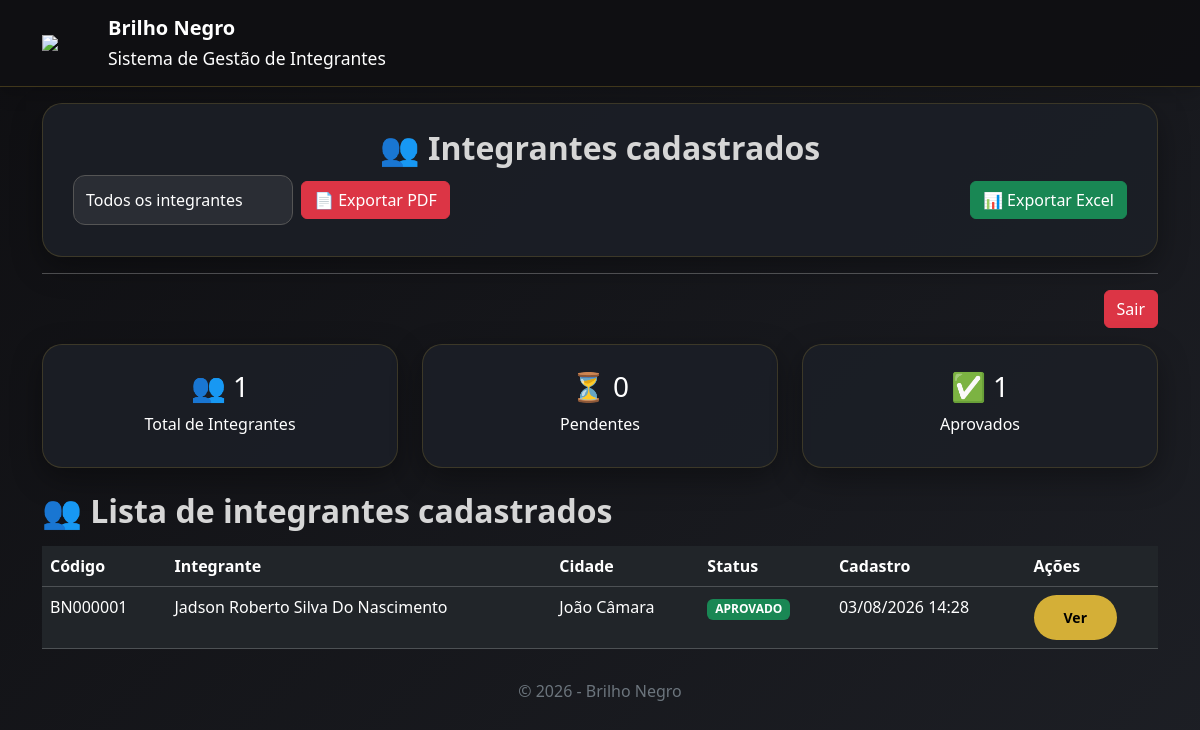
Before: /admin (signed in) with the older database file.
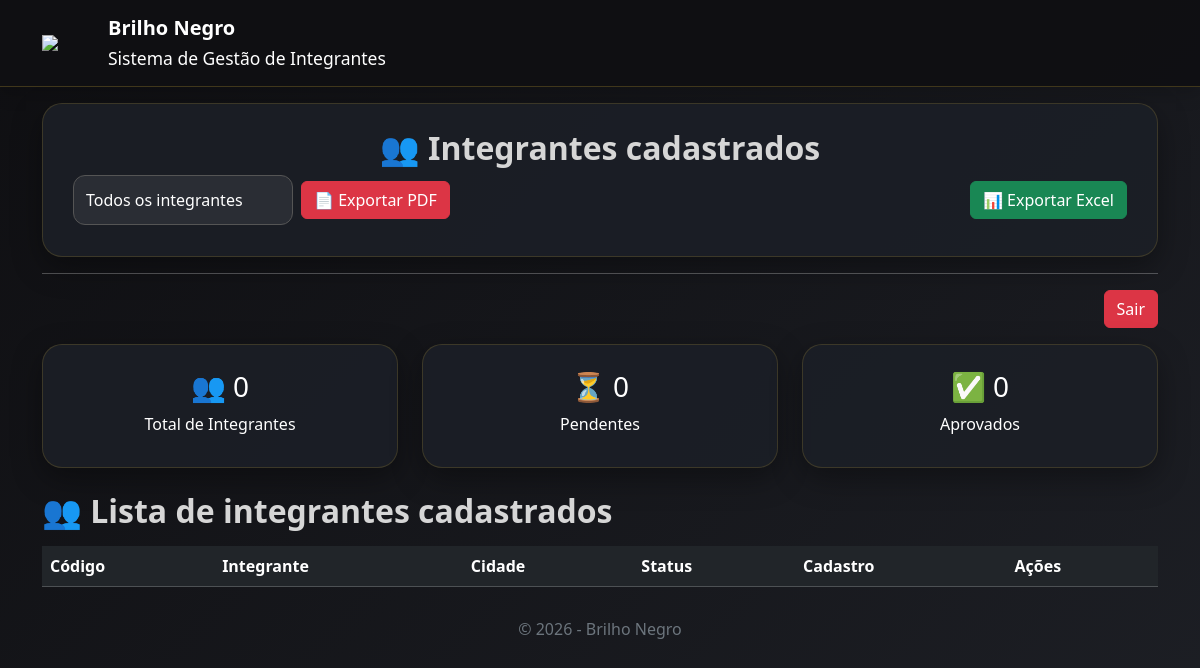
After: the same page with the newer database file.
### tables this page shows
CREATE TABLE integrantes (

        id INTEGER PRIMARY KEY AUTOINCREMENT,

        nome TEXT NOT NULL,

        data_nascimento TEXT,

        telefone TEXT,

        email TEXT,

        rua TEXT,
        numero TEXT,
        complemento TEXT,
        bairro TEXT,
        cidade TEXT,
        estado TEXT,
        cep TEXT,

        tipo_sanguineo TEXT,

        possui_alergia TEXT,

        descricao_alergia TEXT,

        responsavel TEXT,

        parentesco TEXT,

        telefone_responsavel TEXT,

        status TEXT DEFAULT 'PENDENTE'

    , codigo_integrante TEXT, cpf TEXT, genero TEXT, alergia_medicamento TEXT, calcado TEXT, estuda TEXT, local_estudo TEXT, trabalha TEXT, profissao TEXT, experiencia_banda TEXT, descricao_experiencia TEXT, data_cadastro TEXT);

### app.py (the view)
@app.route("/admin")
def admin():
    if "admin" not in session:
        return redirect("/login")
    conexao = sqlite3.connect(BANCO)
    conexao.row_factory = sqlite3.Row
    cursor = conexao.cursor()
    cursor.execute("""
        SELECT *
        FROM integrantes
        ORDER BY id DESC
    """)
    integrantes = cursor.fetchall()
    cursor.execute("""
        SELECT COUNT(*)
        FROM integrantes
    """)
    total = cursor.fetchone()[0]
    cursor.execute("""
        SELECT COUNT(*)
        FROM integrantes
        WHERE status = 'PENDENTE'
    """)
    pendentes = cursor.fetchone()[0]
    cursor.execute("""
        SELECT COUNT(*)
        FROM integrantes
        WHERE status = 'APROVADO'
    """)
    aprovados = cursor.fetchone()[0]
    conexao.close()
    return render_template(
        "admin/integrantes.html",
        integrantes=integrantes,
        total=total,
        pendentes=pendentes,
        aprovados=aprovados
    )

### templates/admin/integrantes.html (shortened to what this page needs)
{% extends 'layout/base.html' %}
{% block conteudo %}
<div class="card-bn">
<h2 class="titulo text-center">
👥 Integrantes cadastrados
</h2>
<div class="row align-items-center mb-3">
    <div class="col-md-6">
        <form
        action="/admin/exportar/pdf"
        method="get"
        class="d-flex align-items-center gap-2">
            <select
            name="status"
            class="form-select"
            style="width:220px;">
                <option value="">
                    Todos os integrantes
                </option>
            </select>
            <button
            type="submit"
            class="btn btn-danger">
                📄 Exportar PDF
            </button>
        </form>
    </div>
    <div class="col-md-6 text-end">
        <a
        href="/admin/exportar/excel"
        class="btn btn-success">
            📊 Exportar Excel
        </a>
    </div>
</div>
</div>
<hr>
<div class="text-end mb-3">
<a href="/logout" class="btn btn-danger">
Sair
</a>
</div>
<div class="row text-center mb-4">
<div class="col-md-4">
<div class="card-bn">
<h3>
👥 {{ total }}
</h3>
<p>
Total de Integrantes
</p>
</div>
</div>
<div class="col-md-4">
<div class="card-bn">
<h3>
⏳ {{ pendentes }}
</h3>
<p>
Pendentes
</p>
</div>
</div>
<div class="col-md-4">
<div class="card-bn">
<h3>
✅ {{ aprovados }}
</h3>
<p>
Aprovados
</p>
</div>
</div>
</div>
<h3 class="titulo mt-4 mb-3">
👥 Lista de integrantes cadastrados
</h3>
<div class="table-responsive">
<table class="table table-dark table-hover">
<thead>
<tr>
<th>Código</th>
<th>Integrante</th>
<th>Cidade</th>
<th>Status</th>
<th>Cadastro</th>
<th>Ações</th>
</tr>
</thead>
<tbody>
{% for pessoa in integrantes %}
<tr>
<td>
{{ pessoa.codigo_integrante }}
</td>
<td>
{{ pessoa.nome }}
</td>
<td>
{{ pessoa.cidade }}
</td>
<td>
{% if pessoa.status == "PENDENTE" %}
<span class="badge bg-warning text-dark">
PENDENTE
</span>
{% elif pessoa.status == "APROVADO" %}
<span class="badge bg-success">
APROVADO
</span>
{% else %}
<span class="badge bg-danger">
{{ pessoa.status }}
</span>
{% endif %}
</td>
<td>
{{ pessoa.data_cadastro }}
</td>
<td>
<a
href="/admin/integrante/{{ pessoa.id }}"
class="btn btn-sm btn-brilho">
Ver
</a>
</td>
</tr>
{% endfor %}
</tbody>
</table>
</div>
</div>
{% endblock %}

Changed rows visible on the page:
removed integrantes: codigo_integrante "BN000001", nome "Jadson Roberto Silva Do Nascimento", cidade "João Câmara", status "APROVADO", data_cadastro "03/08/2026 14:28"
Other visible differences:
{{ total }}: "1" → "0"
{{ aprovados }}: "1" → "0"
